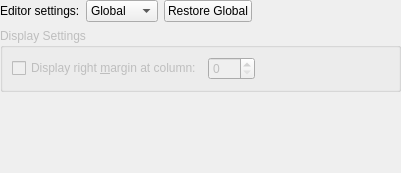
<?xml version="1.0" encoding="UTF-8"?>
<ui version="4.0">
 <class>ProjectExplorer::Internal::EditorSettingsPropertiesPage</class>
 <widget class="QWidget" name="ProjectExplorer::Internal::EditorSettingsPropertiesPage">
  <property name="geometry">
   <rect>
    <x>0</x>
    <y>0</y>
    <width>401</width>
    <height>173</height>
   </rect>
  </property>
  <layout class="QGridLayout" name="gridLayout">
   <property name="margin">
    <number>0</number>
   </property>
   <item row="0" column="0">
    <widget class="QLabel" name="label">
     <property name="text">
      <string>Editor settings:</string>
     </property>
    </widget>
   </item>
   <item row="0" column="1">
    <widget class="QComboBox" name="globalSelector">
     <item>
      <property name="text">
       <string>Global</string>
      </property>
     </item>
     <item>
      <property name="text">
       <string>Custom</string>
      </property>
     </item>
    </widget>
   </item>
   <item row="0" column="2">
    <widget class="QPushButton" name="restoreButton">
     <property name="text">
      <string>Restore Global</string>
     </property>
    </widget>
   </item>
   <item row="0" column="3">
    <spacer name="horizontalSpacer">
     <property name="orientation">
      <enum>Qt::Horizontal</enum>
     </property>
     <property name="sizeHint" stdset="0">
      <size>
       <width>3</width>
       <height>20</height>
      </size>
     </property>
    </spacer>
   </item>
   <item row="1" column="0" colspan="4">
    <widget class="QGroupBox" name="displaySettings">
     <property name="enabled">
      <bool>false</bool>
     </property>
     <property name="title">
      <string>Display Settings</string>
     </property>
     <layout class="QHBoxLayout" name="horizontalLayout">
      <item>
       <widget class="QCheckBox" name="showWrapColumn">
        <property name="text">
         <string>Display right &amp;margin at column:</string>
        </property>
       </widget>
      </item>
      <item>
       <widget class="QSpinBox" name="wrapColumn">
        <property name="enabled">
         <bool>false</bool>
        </property>
        <property name="maximum">
         <number>999</number>
        </property>
       </widget>
      </item>
      <item>
       <spacer name="horizontalSpacer_2">
        <property name="orientation">
         <enum>Qt::Horizontal</enum>
        </property>
        <property name="sizeHint" stdset="0">
         <size>
          <width>53</width>
          <height>20</height>
         </size>
        </property>
       </spacer>
      </item>
     </layout>
    </widget>
   </item>
   <item row="2" column="0" colspan="4">
    <widget class="TextEditor::BehaviorSettingsWidget" name="behaviorSettingsWidget" native="true"/>
   </item>
   <item row="3" column="0">
    <spacer name="verticalSpacer">
     <property name="orientation">
      <enum>Qt::Vertical</enum>
     </property>
     <property name="sizeHint" stdset="0">
      <size>
       <width>20</width>
       <height>12</height>
      </size>
     </property>
    </spacer>
   </item>
  </layout>
 </widget>
 <customwidgets>
  <customwidget>
   <class>TextEditor::BehaviorSettingsWidget</class>
   <extends>QWidget</extends>
   <header>texteditor/behaviorsettingswidget.h</header>
   <container>1</container>
  </customwidget>
 </customwidgets>
 <resources/>
 <connections>
  <connection>
   <sender>showWrapColumn</sender>
   <signal>toggled(bool)</signal>
   <receiver>wrapColumn</receiver>
   <slot>setEnabled(bool)</slot>
   <hints>
    <hint type="sourcelabel">
     <x>211</x>
     <y>75</y>
    </hint>
    <hint type="destinationlabel">
     <x>283</x>
     <y>82</y>
    </hint>
   </hints>
  </connection>
 </connections>
</ui>
